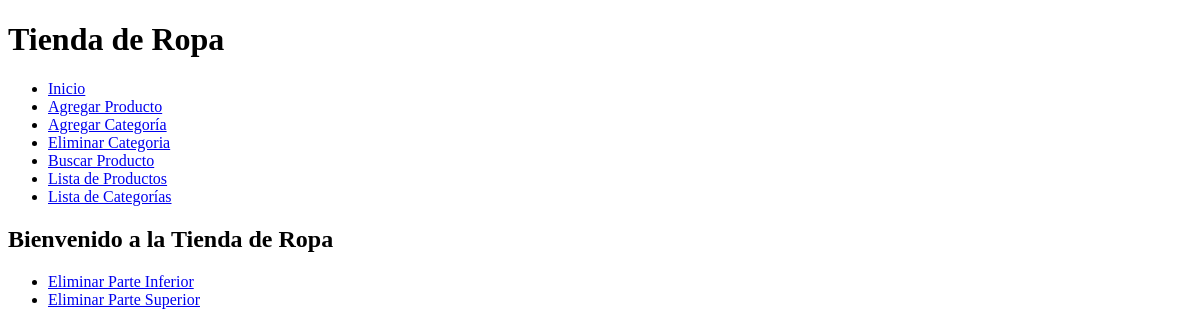
The app's page /, older data.
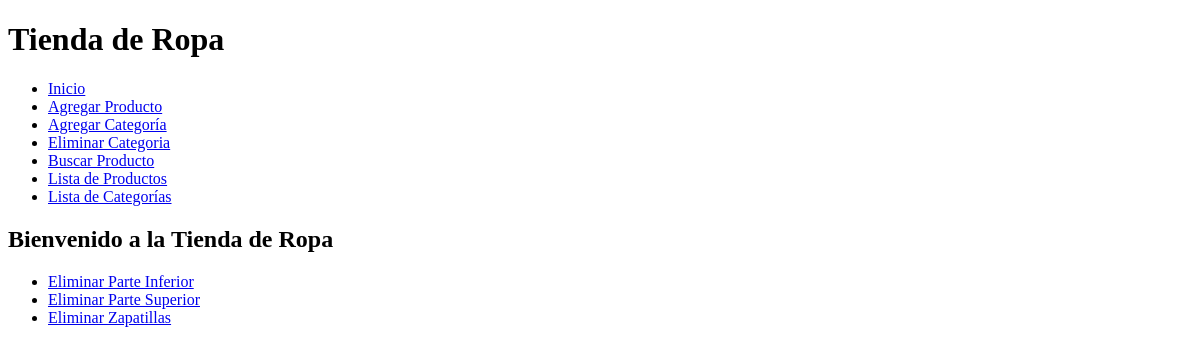
The same page, newer data.
### tienda/models.py (models this page shows, shortened)
class Categoria(models.Model):
    nombre = models.CharField(max_length=100)

### tienda/views.py (the view)
# urls.py: path('', IndexView.as_view(), name='index'),
class IndexView(TemplateView):
    model = Categoria
    template_name = 'tienda/index.html'
    context_object_name = 'categorias'
    def get_context_data(self, **kwargs):
        context = super().get_context_data(**kwargs)
        context['categorias'] = Categoria.objects.all()
        return context

### tienda/templates/tienda/index.html
{% extends 'tienda/base.html' %}
{% block content %}
    <h2>Bienvenido a la Tienda de Ropa</h2>
    <ul>
        {% for categoria in categorias %}
            <li><a href="{% url 'tienda:eliminar_categoria' categoria.id %}">Eliminar {{ categoria.nombre }}</a></li>
        {% endfor %}
    </ul>
{% endblock %}

Row changes from the older to the newer data that the page shows:
added Categoria: nombre "Zapatillas"
